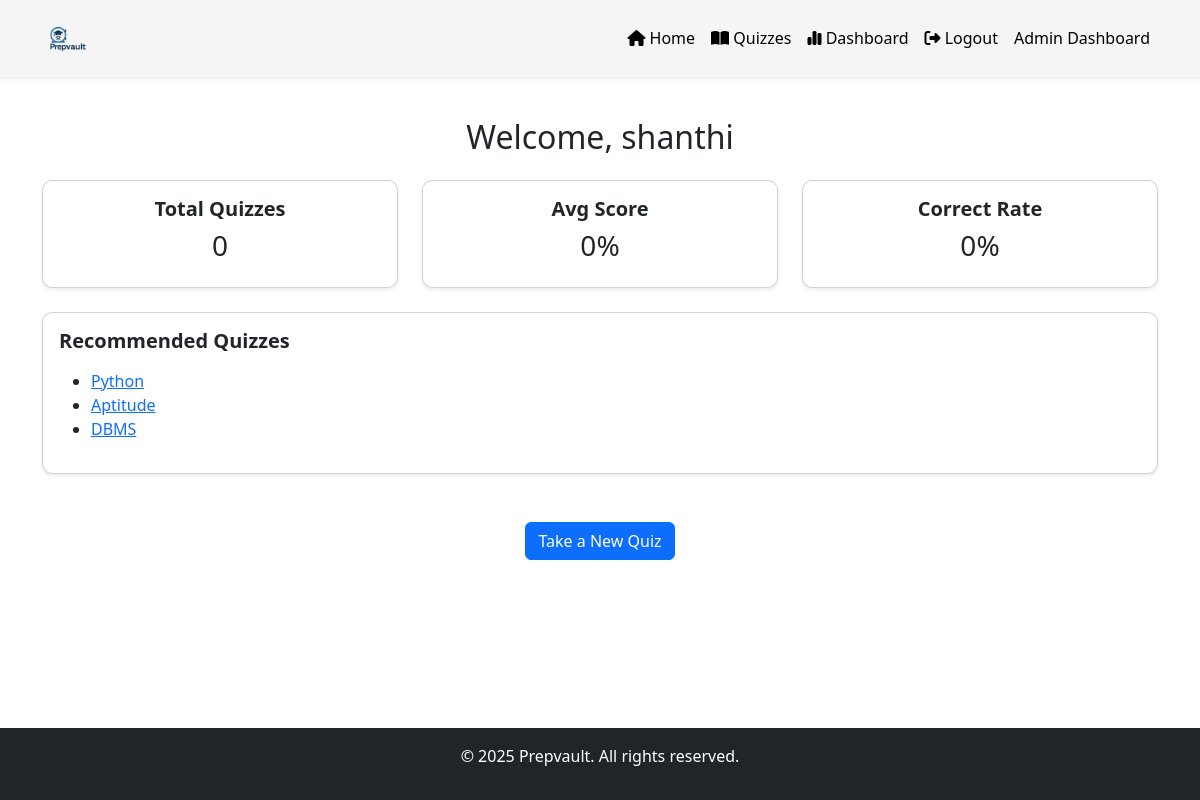
The page /dashboard/ (signed in) on the database its author committed.
### main/models.py (models this page shows, shortened)
class QuizTopic(models.Model):
    name = models.CharField(max_length=100)

### main/views.py (the view)
# urls.py: path('dashboard/', views.dashboard, name='dashboard'),
@login_required
def dashboard(request):
    responses = UserQuizResponse.objects.filter(user=request.user)
    total_quizzes = responses.values('question__topic').distinct().count()
    total_questions = responses.count()
    correct_answers = responses.filter(is_correct=True).count()
    topic_scores = {}
    for topic in QuizTopic.objects.all():
        topic_responses = responses.filter(question__topic=topic)
        if topic_responses.exists():
            correct = topic_responses.filter(is_correct=True).count()
            accuracy = (correct / topic_responses.count()) * 100
            topic_scores[topic] = accuracy
    avg_score = round(sum(topic_scores.values()) / len(topic_scores), 2) if topic_scores else 0
    accuracy = round((correct_answers / total_questions) * 100, 2) if total_questions > 0 else 0
    weak_topics = [t for t, acc in topic_scores.items() if acc < 50]
    recommended = QuizTopic.objects.exclude(id__in=[t.id for t in weak_topics])[:3]
    return render(request, 'main/dashboard.html', {
        'total_quizzes': total_quizzes,
        'avg_score': avg_score,
        'accuracy': accuracy,
        'weak_topics': weak_topics,
        'recommended': recommended
    })

### main/templates/main/dashboard.html (shortened to what this page needs)
{% extends 'main/base.html' %}
{% block content %}
<div class="container mt-5">
  <h2 class="text-center mb-4">Welcome, {{ user.username }}</h2>
  <div class="row text-center mb-4">
    <div class="col-md-4">
      <div class="card shadow-sm p-3">
        <h5>Total Quizzes</h5>
        <h3>{{ total_quizzes }}</h3>
      </div>
    </div>
    <div class="col-md-4">
      <div class="card shadow-sm p-3">
        <h5>Avg Score</h5>
        <h3>{{ avg_score }}%</h3>
      </div>
    </div>
    <div class="col-md-4">
      <div class="card shadow-sm p-3">
        <h5>Correct Rate</h5>
        <h3>{{ accuracy }}%</h3>
      </div>
    </div>
  </div>
  <div class="card p-3 shadow-sm mb-5">
    <h5 class="mb-3"> Recommended Quizzes</h5>
    <ul>
      {% for topic in recommended %}
        <li><a href="{% url 'quiz_questions' topic.id %}">{{ topic.name }}</a></li>
      {% endfor %}
    </ul>
  </div>
  <div class="text-center">
    <a href="{% url 'quiz_list' %}" class="btn btn-primary">Take a New Quiz</a>
  </div>
</div>
{% endblock %}

### main/templates/main/base.html (style rules this page uses)
html, body { height: 100%; margin: 0; }
body { display: flex; flex-direction: column; min-height: 100vh; padding-top: 70px; }
.card { border-radius: 10px; transition: transform 0.3s ease, box-shadow 0.3s ease; }
h5 { font-weight: 600; }
a { color: #0d6efd; font-size: 16px; }

### rows shown on the page
QuizTopic: name "Python"
QuizTopic: name "Aptitude"
QuizTopic: name "DBMS"

### other values the page prints
{{ user.username }} "shanthi"
{{ total_quizzes }} "0"
{{ avg_score }} "0"
{{ accuracy }} "0"
